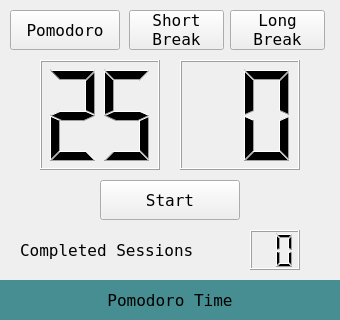
<?xml version="1.0" encoding="UTF-8"?>
<ui version="4.0">
 <class>MainWindow</class>
 <widget class="QMainWindow" name="MainWindow">
  <property name="enabled">
   <bool>true</bool>
  </property>
  <property name="geometry">
   <rect>
    <x>0</x>
    <y>0</y>
    <width>340</width>
    <height>320</height>
   </rect>
  </property>
  <property name="sizePolicy">
   <sizepolicy hsizetype="Fixed" vsizetype="Minimum">
    <horstretch>0</horstretch>
    <verstretch>0</verstretch>
   </sizepolicy>
  </property>
  <property name="windowTitle">
   <string>Pomodoro Timer</string>
  </property>
  <widget class="QWidget" name="centralwidget">
   <widget class="QPushButton" name="bPomodoro">
    <property name="geometry">
     <rect>
      <x>10</x>
      <y>10</y>
      <width>110</width>
      <height>40</height>
     </rect>
    </property>
    <property name="font">
     <font>
      <family>Terminal</family>
      <pointsize>12</pointsize>
      <weight>50</weight>
      <bold>false</bold>
     </font>
    </property>
    <property name="text">
     <string>Pomodoro</string>
    </property>
   </widget>
   <widget class="QPushButton" name="bShortBreak">
    <property name="geometry">
     <rect>
      <x>129</x>
      <y>10</y>
      <width>95</width>
      <height>40</height>
     </rect>
    </property>
    <property name="font">
     <font>
      <family>Terminal</family>
      <pointsize>12</pointsize>
     </font>
    </property>
    <property name="text">
     <string>Short
Break</string>
    </property>
   </widget>
   <widget class="QPushButton" name="bLongBreak">
    <property name="geometry">
     <rect>
      <x>230</x>
      <y>10</y>
      <width>95</width>
      <height>40</height>
     </rect>
    </property>
    <property name="font">
     <font>
      <family>Terminal</family>
      <pointsize>12</pointsize>
     </font>
    </property>
    <property name="text">
     <string>Long
Break</string>
    </property>
   </widget>
   <widget class="QLCDNumber" name="lcdMinute">
    <property name="geometry">
     <rect>
      <x>40</x>
      <y>60</y>
      <width>120</width>
      <height>110</height>
     </rect>
    </property>
    <property name="font">
     <font>
      <family>Terminal</family>
      <pointsize>12</pointsize>
     </font>
    </property>
    <property name="digitCount">
     <number>2</number>
    </property>
    <property name="intValue" stdset="0">
     <number>25</number>
    </property>
   </widget>
   <widget class="QLCDNumber" name="lcdSecond">
    <property name="geometry">
     <rect>
      <x>180</x>
      <y>60</y>
      <width>120</width>
      <height>110</height>
     </rect>
    </property>
    <property name="font">
     <font>
      <family>Terminal</family>
      <pointsize>12</pointsize>
     </font>
    </property>
    <property name="digitCount">
     <number>2</number>
    </property>
    <property name="intValue" stdset="0">
     <number>0</number>
    </property>
   </widget>
   <widget class="QLabel" name="lPomodoroText">
    <property name="geometry">
     <rect>
      <x>20</x>
      <y>230</y>
      <width>220</width>
      <height>40</height>
     </rect>
    </property>
    <property name="font">
     <font>
      <family>Terminal</family>
      <pointsize>12</pointsize>
     </font>
    </property>
    <property name="text">
     <string>Completed Sessions</string>
    </property>
   </widget>
   <widget class="QLCDNumber" name="lcdPomodoroCount">
    <property name="geometry">
     <rect>
      <x>250</x>
      <y>230</y>
      <width>50</width>
      <height>40</height>
     </rect>
    </property>
    <property name="digitCount">
     <number>2</number>
    </property>
    <property name="intValue" stdset="0">
     <number>0</number>
    </property>
   </widget>
   <widget class="QPushButton" name="bStartStop">
    <property name="geometry">
     <rect>
      <x>100</x>
      <y>180</y>
      <width>140</width>
      <height>40</height>
     </rect>
    </property>
    <property name="font">
     <font>
      <family>Terminal</family>
      <pointsize>12</pointsize>
      <weight>50</weight>
      <bold>false</bold>
     </font>
    </property>
    <property name="text">
     <string>Start</string>
    </property>
   </widget>
   <widget class="QLabel" name="lstatusBar">
    <property name="enabled">
     <bool>true</bool>
    </property>
    <property name="geometry">
     <rect>
      <x>0</x>
      <y>280</y>
      <width>340</width>
      <height>40</height>
     </rect>
    </property>
    <property name="font">
     <font>
      <family>Terminal</family>
      <pointsize>12</pointsize>
     </font>
    </property>
    <property name="styleSheet">
     <string notr="true">QLabel { background-color : rgba(70,142,145,255);}</string>
    </property>
    <property name="text">
     <string>Pomodoro Time</string>
    </property>
    <property name="alignment">
     <set>Qt::AlignCenter</set>
    </property>
   </widget>
  </widget>
 </widget>
 <resources/>
 <connections/>
</ui>
